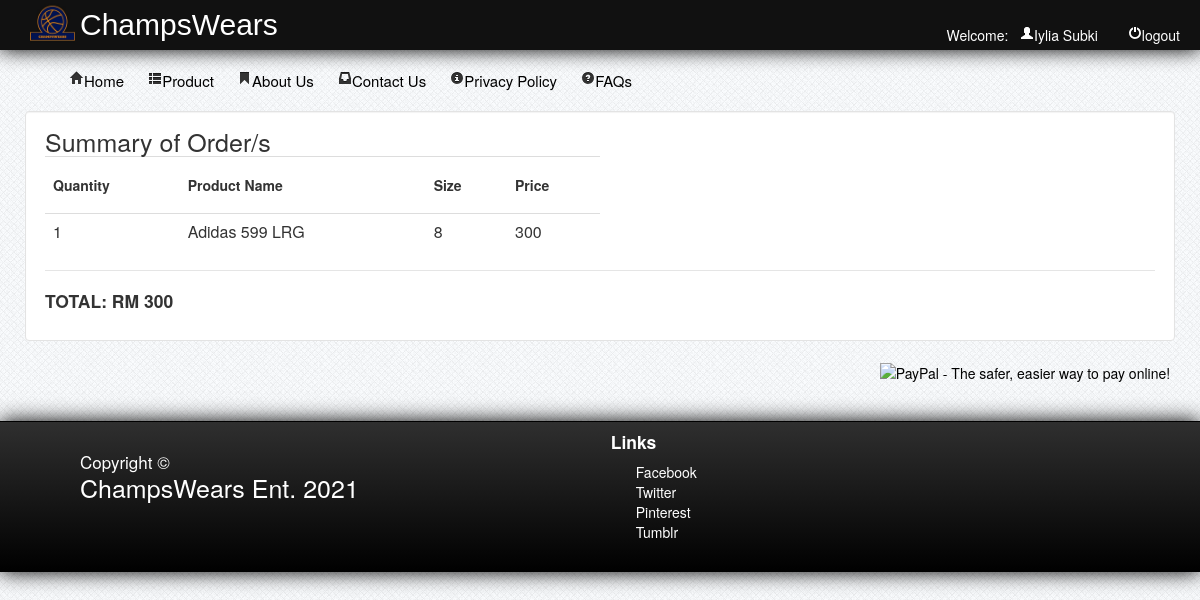
The page /summary.php (signed in) on the database its author committed.
### tables this page shows
CREATE TABLE `customer` (
  `customerid` int(11) NOT NULL,
  `firstname` varchar(50) NOT NULL,
  `mi` varchar(1) NOT NULL,
  `lastname` varchar(50) NOT NULL,
  `address` varchar(100) NOT NULL,
  `country` varchar(50) NOT NULL,
  `zipcode` varchar(20) NOT NULL,
  `mobile` varchar(20) NOT NULL,
  `telephone` varchar(20) NOT NULL,
  `email` varchar(50) NOT NULL,
  `password` varchar(50) NOT NULL
);

CREATE TABLE `transaction_detail` (
  `transacton_detail_id` int(11) NOT NULL,
  `product_id` int(11) NOT NULL,
  `order_qty` int(11) NOT NULL,
  `transaction_id` int(11) NOT NULL
);

CREATE TABLE `product` (
  `product_id` int(11) NOT NULL,
  `product_name` varchar(50) NOT NULL,
  `product_price` varchar(50) NOT NULL,
  `product_size` varchar(50) NOT NULL,
  `product_image` varchar(500) NOT NULL,
  `brand` varchar(100) NOT NULL,
  `category` varchar(50) NOT NULL
);

CREATE TABLE `transaction` (
  `transaction_id` int(11) NOT NULL,
  `customerid` int(11) NOT NULL,
  `amount` int(11) NOT NULL,
  `order_stat` varchar(100) NOT NULL,
  `order_date` varchar(50) NOT NULL
);

### summary.php (the view, shortened to what this page needs)
<?php
$paypal_url='https://www.sandbox.paypal.com/cgi-bin/webscr';
?>
<?php
	include("db/dbconn.php");
?>
<html>
<head>
	<link rel = "stylesheet" type = "text/css" href="css/style.css" media="all">
	<link rel="stylesheet" type="text/css" href="css/bootstrap.css">
</head>
<body>
	<div id="header">
		<img src="img/logo1.jpg">
		<label>ChampsWears</label>
			<?php
				$id = (int) $_SESSION['id'];
					$query = mysqli_query ($conn, "SELECT * FROM customer WHERE customerid = '$id' ") or die (mysqli_error());
					$fetch = mysqli_fetch_array ($query);
			?>
			<ul>
				<li><a href="function/logout.php"><i class="icon-off icon-white"></i>logout</a></li>
				<li>Welcome:&nbsp;&nbsp;&nbsp;<a href="#profile"  data-toggle="modal"><i class="icon-user icon-white"></i><?php echo $fetch['firstname']; ?>&nbsp;<?php echo $fetch['lastname'];?></a></li>
			</ul>
	</div>
	<br>
<div id="container">
	<div class="nav">
			 <ul>
				<li><a href="home.php">   <i class="icon-home"></i>Home</a></li>
				<li><a href="product1.php"> 			 <i class="icon-th-list"></i>Product</a></li>
				<li><a href="aboutus1.php">   <i class="icon-bookmark"></i>About Us</a></li>
				<li><a href="contactus1.php"><i class="icon-inbox"></i>Contact Us</a></li>
				<li><a href="privacy1.php"><i class="icon-info-sign"></i>Privacy Policy</a></li>
				<li><a href="faqs1.php"><i class="icon-question-sign"></i>FAQs</a></li>
			</ul>
	</div>
	<form method="post" class="well"  style="background-color:#fff; overflow:hidden;">
	<table class="table" style="width:50%;">
	<label style="font-size:25px;">Summary of Order/s</label>
		<tr>
			<th><h5>Quantity</h5></td>
			<th><h5>Product Name</h5></td>
			<th><h5>Size</h5></td>
			<th><h5>Price</h5></td>
		</tr>
		<?php
		$t_id = $_GET['tid'];
		$query = mysqli_query($conn, "SELECT * FROM transaction WHERE transaction_id = '$t_id'") or die (mysqli_error());
		$fetch = mysqli_fetch_array($query);
		$amnt = $fetch['amount'];
		$t_id = $fetch['transaction_id'];
		$query2 = mysqli_query($conn, "SELECT * FROM transaction_detail LEFT JOIN product ON product.product_id = transaction_detail.product_id WHERE transaction_detail.transaction_id = '$t_id'") or die (mysqli_error());
		while($row = mysqli_fetch_array($query2)){
		$pname = $row['product_name'];
		$psize = $row['product_size'];
		$pprice = $row['product_price'];
		$oqty = $row['order_qty'];
		echo "<tr>";
		echo "<td>".$oqty."</td>";
		echo "<td>".$pname."</td>";
		echo "<td>".$psize."</td>";
		echo "<td>".$pprice."</td>";
		echo "</tr>";
		}
		?>
	</table>
	<legend></legend>
	<h4>TOTAL: RM <?php echo $amnt; ?></h4>
	</form>
	<div class='pull-right'>
<div class="">
    <form action="<?php echo $paypal_url ?>" method="post" >
    <input type="image" src="https://www.sandbox.paypal.com/en_US/i/btn/btn_buynowCC_LG.gif" border="0" name="submit" alt="PayPal - The safer, easier way to pay online!">
    </form>
</div>
	</div>
		<br />
		<br />
</div>
<br />
	<div id="footer">
		<div class="foot">
			<label style="font-size:17px;"> Copyright &copy; </label>
			<p style="font-size:25px;">ChampsWears Ent. 2021</p>
		</div>
			<div id="foot">
				<h4>Links</h4>
					<ul>
						<a href="http://www.facebook.com"><li>Facebook</li></a>
						<a href="http://www.twitter.com"><li>Twitter</li></a>
						<a href="http://www.pinterest.com"><li>Pinterest</li></a>
						<a href="http://www.tumblr.com"><li>Tumblr</li></a>
					</ul>
			</div>
	</div>
</body>
</html>

### css/style.css (style rules this page uses)
body { background:url(../images/bg.png) repeat scroll left top #e7ebf2; }
#header { height:50px; width:100%; background-color:#111; color:#fff; text-indent:10px; -webkit-box-shadow:0px 0px 20px 0px black; -moz-box-shadow:0px 0px 20px 0px black; box-shadow:0px 0px 20px 0px black; }
#header img { position:absolute; height:45px; width:45px; margin-left:20px; margin-top:2.5px; }
#header label { position:relative; top:15px; color:#fff; text-indent:80px; font-size:30px; clear:both; font-family:arial; }
#header ul { list-style-type:none; position:relative; }
#header ul li { display:inline; position:relative; float:right; margin-right:20px; }
#header ul li a { text-decoration:none; color:#fff; }
#container { margin:auto; width:1150px; }
.nav { text-indent:10px; font-size:15px; }
.nav ul li { display:inline; position:relative; }
.nav ul li a { text-decoration:none; color:#000; }
.nav li a { padding:10px; }
#footer { position:relative; color:#fff; width:100%; height:150px; clear:both; background:linear-gradient(#2f2f2f ,#000); background:-moz-linear-gradient(#2f2f2f ,#000); background:-webkit-linear-gradient(#2f2f2f ,#000); -webkit-box-shadow:0px 0px 20px 0px black; -moz-box-shadow:0px 0px 20px 0px black; box-shadow:0px 0px 20px 0px black; border-top:1px solid black; }
.foot { font-size:20px; position:relative; margin-top:30px; margin-left:80px; float:left; }
#foot { position:relative; float:left; margin-left:21%; }
#foot ul a li { text-decoration:none; display:block; color:#fff; }

### rows shown on the page
customer: firstname "Iylia", lastname "Subki"
transaction_detail: order_qty "1", product.product_name "Adidas 599 LRG", product.product_size "8", product.product_price "300"
transaction: amount "300"
